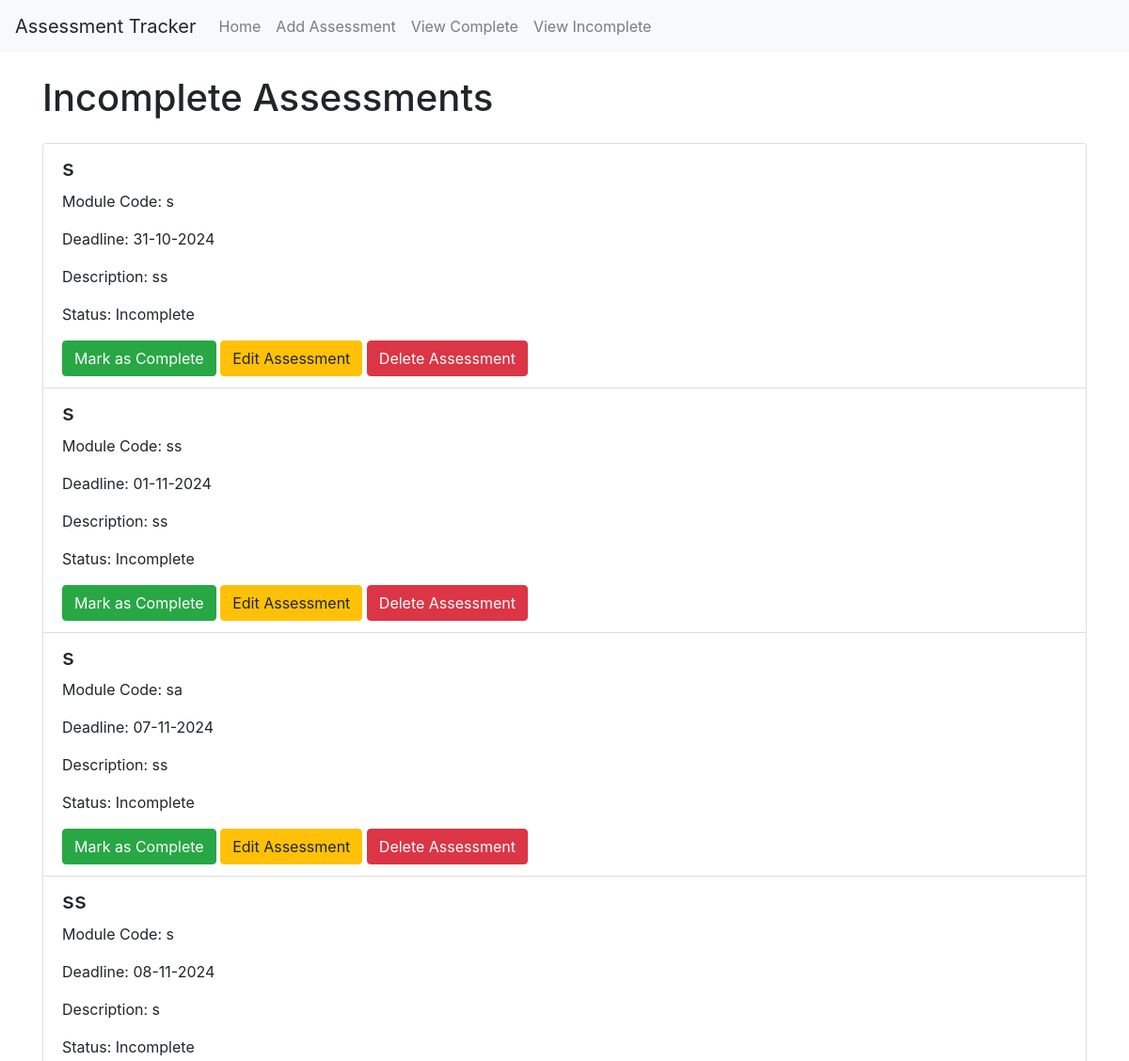
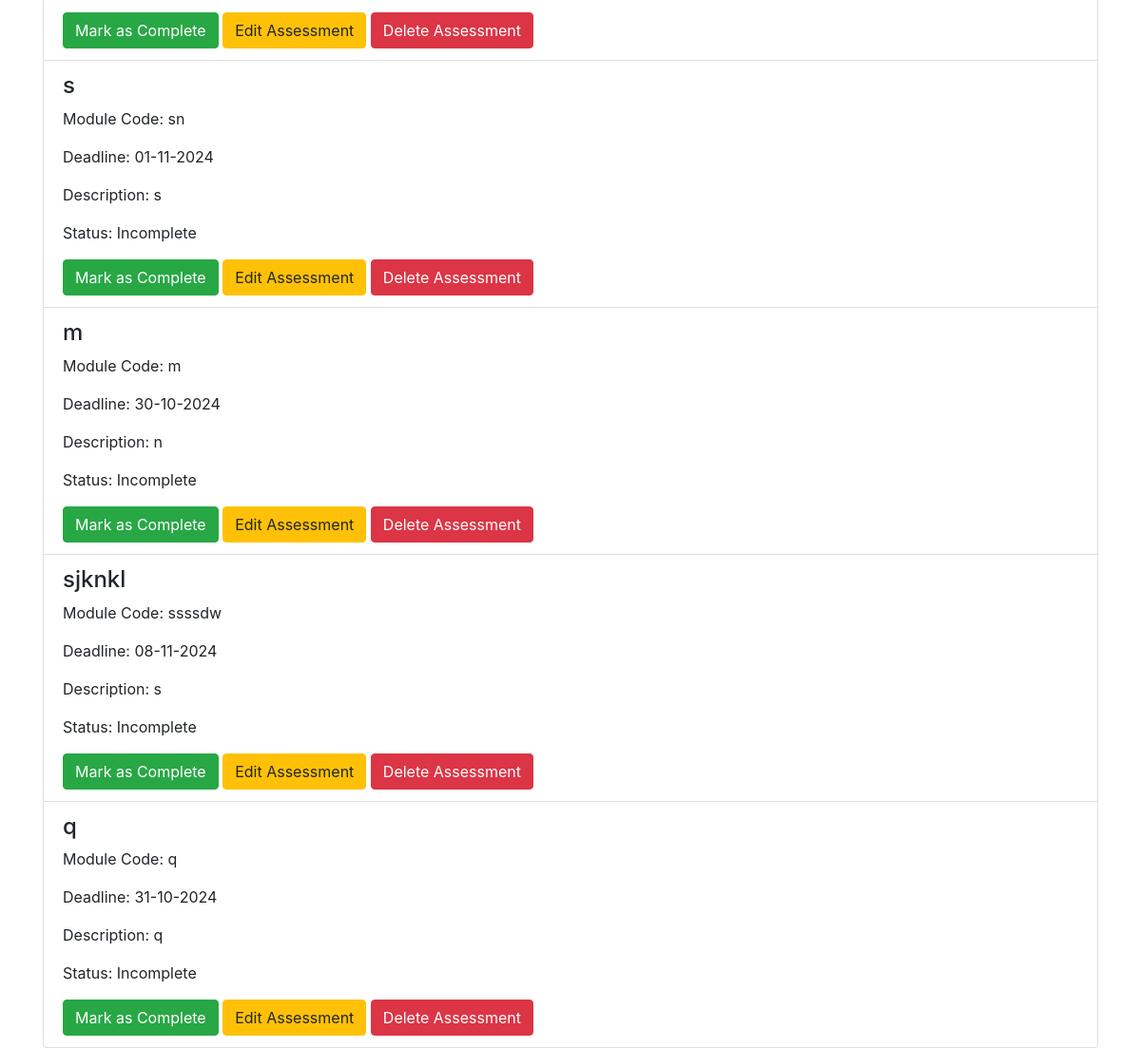
/view_incomplete, run on an earlier commit of the app's database (2 pictures, top to bottom).
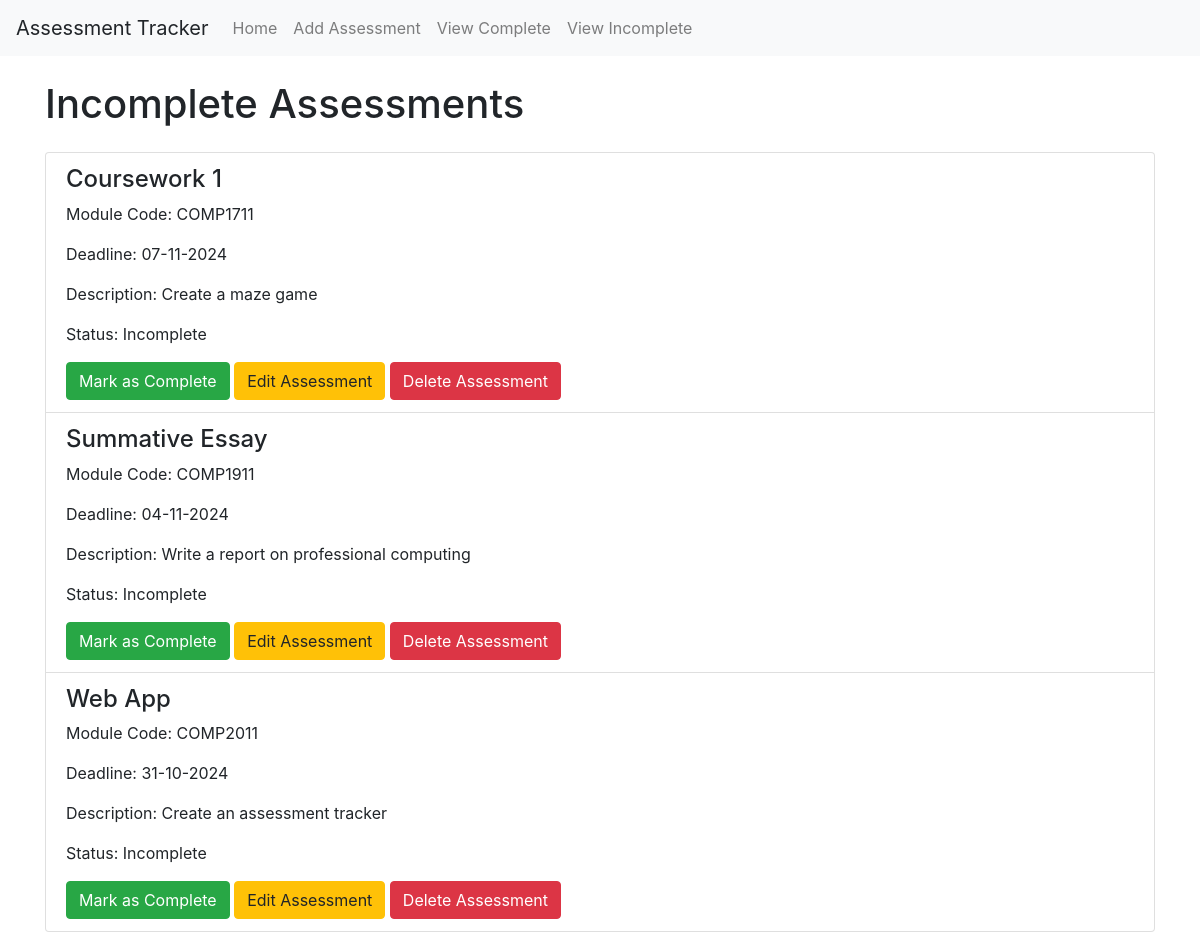
And on a later commit of the database.
### app/models.py (models this page shows)
class Assessment(db.Model):
    id = db.Column(db.Integer, primary_key=True)
    title = db.Column(db.String(100), nullable=False)
    module_code = db.Column(db.String(100), nullable=False)
    deadline = db.Column(db.DateTime, nullable=False)
    description = db.Column(db.Text, nullable=False)
    completed = db.Column(db.Boolean, default=False)

### app/views.py (the view)
@app.route('/view_incomplete')
def view_incomplete():
    incomplete_assessments = Assessment.query.filter_by(completed=False).all()
    return render_template('incomplete.html',
                           assessments=incomplete_assessments)

### app/templates/incomplete.html (shortened to what this page needs)
{% extends "base.html" %}
{% block content %}
    <h1 class="my-4">Incomplete Assessments</h1>
    {% if assessments %}
        <ul class="list-group">
            {% for assessment in assessments %}
                <li class="list-group-item">
                    <h4>{{ assessment.title }}</h4>
                    <p>Module Code: {{ assessment.module_code }}</p>
                    <p>Deadline: {{ assessment.deadline.strftime('%d-%m-%Y') }}</p>
                    <p>Description: {{ assessment.description }}</p>
                    <p>Status: Incomplete</p>
                    <a href="{{ url_for('complete_button', id=assessment.id) }}" class="btn btn-success ">Mark as Complete</a>
                    <a href="{{ url_for('edit_assessment', id=assessment.id) }}" class="btn btn-warning ">Edit Assessment</a>
                    <a href="{{ url_for('delete_assessment', id=assessment.id) }}" class="btn btn-danger">Delete Assessment</a>
                </li>
            {% endfor %}
        </ul>
    {% else %}
        <p>No incomplete assessments found!</p>
    {% endif %}
{% endblock %}

What changed in the data, as far as the page shows it:
no longer on this page (row edited): Assessment: title "s", module_code "sa", deadline "07-11-2024", description "ss"
removed Assessment: title "s", module_code "sn", deadline "01-11-2024", description "s"
removed Assessment: title "m", module_code "m", deadline "30-10-2024", description "n"
removed Assessment: title "sjknkl", module_code "ssssdw", deadline "08-11-2024", description "s"
removed Assessment: title "q", module_code "q", deadline "31-10-2024", description "q"
changed Assessment: title "s" → "Coursework 1"; module_code "s" → "COMP1711"; deadline "31-10-2024" → "07-11-2024"; description "ss" → "Create a maze game"
changed Assessment: title "s" → "Summative Essay"; module_code "ss" → "COMP1911"; deadline "01-11-2024" → "04-11-2024"; description "ss" → "Write a report on professional computing"
changed Assessment: title "ss" → "Web App"; module_code "s" → "COMP2011"; deadline "08-11-2024" → "31-10-2024"; description "s" → "Create an assessment tracker"
